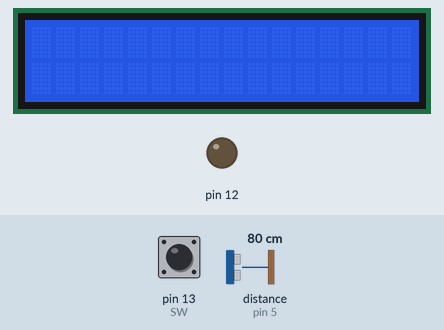
A sketch run on a simulated Arduino Uno, built with avr-gcc and run on an emulated ATmega328P. Shown: 16×2 character LCD, output pins drawn as LEDs (lit = HIGH). Dashed ring = blinking. The inputs (shaded band) are chosen by the test bench; at power-on: pin 13 (SW) HIGH, distance to the obstacle (sensor on pin 5) 80 cm. The echo pulse lasts 58.3 µs per cm; pins used as bus, display or sensor lines are not drawn; what the sketch prints to the serial monitor is not drawn.

Above: at 1.2 s.
1.3 s: pin 13 (SW) pulled LOW for 0.15 s
At 2.8 s:
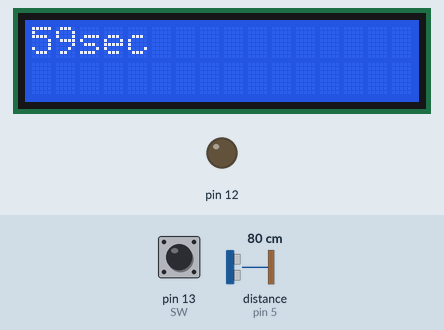
4.4 s: distance to the obstacle (sensor on pin 5) set to 12 cm
6.6 s: distance to the obstacle (sensor on pin 5) set to 9 cm
At 7.8 s:
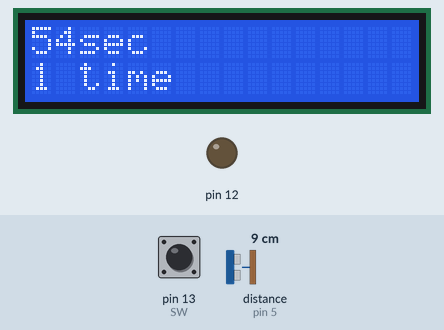
At 51.0 s:
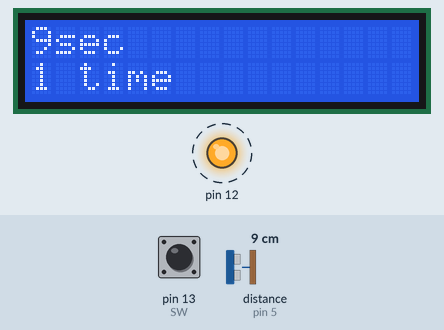
Timing chart, 0 to 51.7 s (numbered marks = the images above; inputs shaded):
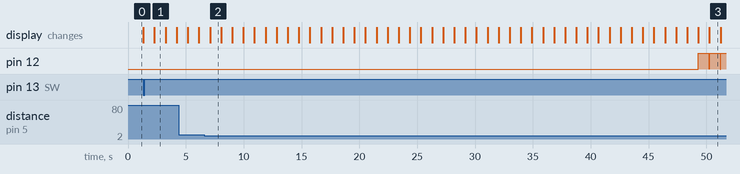

The sketch:

arduino_counter.ino
```cpp
//4112054022 董哲睿
#include <Wire.h>
#include <Arduino.h>
#include <LiquidCrystal_PCF8574.h>
LiquidCrystal_PCF8574 lcd(0x27);
const byte trigPin =4;
const byte echoPin =5;
const byte SW=13;
boolean button;
boolean up=1;
int times;

void setup(){
  lcd.begin(16,2);
  Serial.begin(9600);
  pinMode(trigPin,OUTPUT);
  pinMode(echoPin,INPUT);
  pinMode(SW,INPUT);
  pinMode(12,OUTPUT);
}

void loop(){
  lcd.setBacklight(255);
  lcd.clear();
  button=digitalRead(SW);
  times=0;
  while(button==false){
    for(int counter=60;counter>0;counter=counter-0.5){
      lcd.setCursor(0,0);
      if(counter%1==0){
        lcd.print(counter);
        lcd.println("sec");
      }
      float dur,dis;
      digitalWrite(trigPin,HIGH);
      delayMicroseconds(1000);
      digitalWrite(trigPin,LOW);
      dur= pulseIn(echoPin,HIGH);
      dis=dur/58.8;
      if(up==1){
        if(dis<=10){
        times=times+1;
        up=0;
          if(times==1){
            lcd.setCursor(0,1);
            lcd.print(times);
            lcd.println(" time");
          }
          else if(times>>1){
            lcd.setCursor(0,1);
            lcd.print(times);
            lcd.println(" times");
          }
        }
      }
      if(dis>=20){
        up=1;
      }
      if(counter<=10){
        digitalWrite(12,HIGH);
        delay(950);
        digitalWrite(12,LOW);
      }
      else if (counter>10){
        delay(950);
      }
      Serial.println(up);
    }
    lcd.setCursor(0,0);
    if(times==1){
      lcd.print("You have done ");
      lcd.setCursor(0,1);
      lcd.print(times);
      lcd.println(" time");
    }
    else if(times>1){
      lcd.print("You have done ");
      lcd.setCursor(0,1);
      lcd.print(times);
      lcd.println(" times");
    }
    delay(30000);
    button=digitalRead(SW);
  }
}
```

Measured:
- the behaviour switches between 11 and 10 cm on distance to the obstacle (sensor on pin 5) (found by bisection; images 1 and 2)
- after the input at 1.3 s, the display: first changes at once (image 1 shows a later state)
- after the input at 6.6 s, the display: changes after 0.49 s (image 2)
- what the display in image 2 shows lasts 1.0 s, from 7.1 s to 8.1 s
